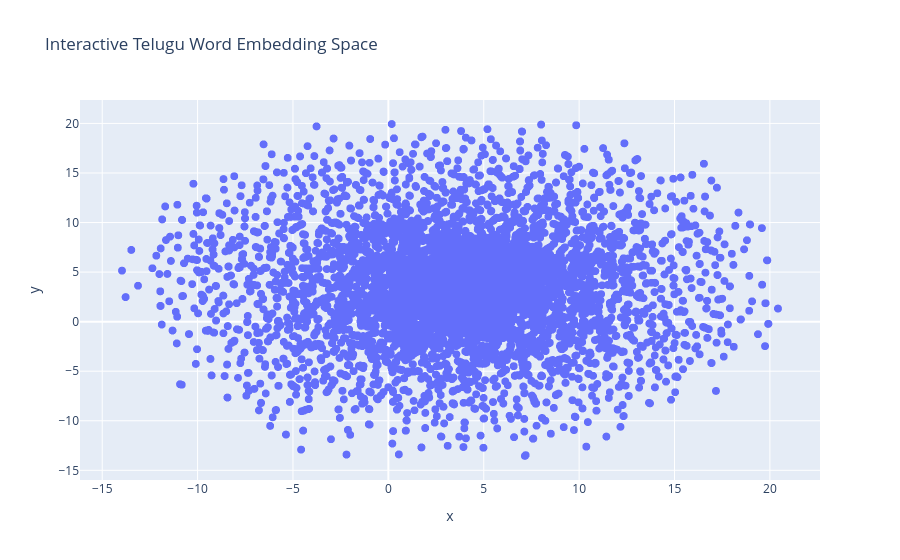

Notebook cell for this chart:
### Code cell
import plotly.express as px
import pandas as pd

df = pd.DataFrame({
    'x': X_umap[:,0],
    'y': X_umap[:,1],
    'word': english_words
})

fig = px.scatter(
    df,
    x='x',
    y='y',
    hover_name='word',
    title='Interactive Telugu Word Embedding Space'
)

fig.update_traces(marker=dict(size=8))

fig.show()

### Figure 1 — Plotly figure (JSON) as saved in the notebook; plotly's stock layout.template omitted (floating-point values rounded to 4 significant figures; data arrays with more than 128 entries replaced by an {"elided": "..."} marker saying what was removed)
{"data": [{"hovertemplate": "<b>%{hovertext}</b><br><br>x=%{x}<br>y=%{y}<extra></extra>", "hovertext": {"elided": "50927 str values"}, "legendgroup": "", "marker": {"color": "#636efa", "size": 8, "symbol": "circle"}, "mode": "markers", "name": "", "showlegend": false, "type": "scattergl", "x": {"elided": "50927 float values"}, "xaxis": "x", "y": {"elided": "50927 float values"}, "yaxis": "y"}], "layout": {"legend": {"tracegroupgap": 0}, "title": {"text": "Interactive Telugu Word Embedding Space"}, "xaxis": {"anchor": "y", "domain": [0, 1], "title": {"text": "x"}}, "yaxis": {"anchor": "x", "domain": [0, 1], "title": {"text": "y"}}}}
